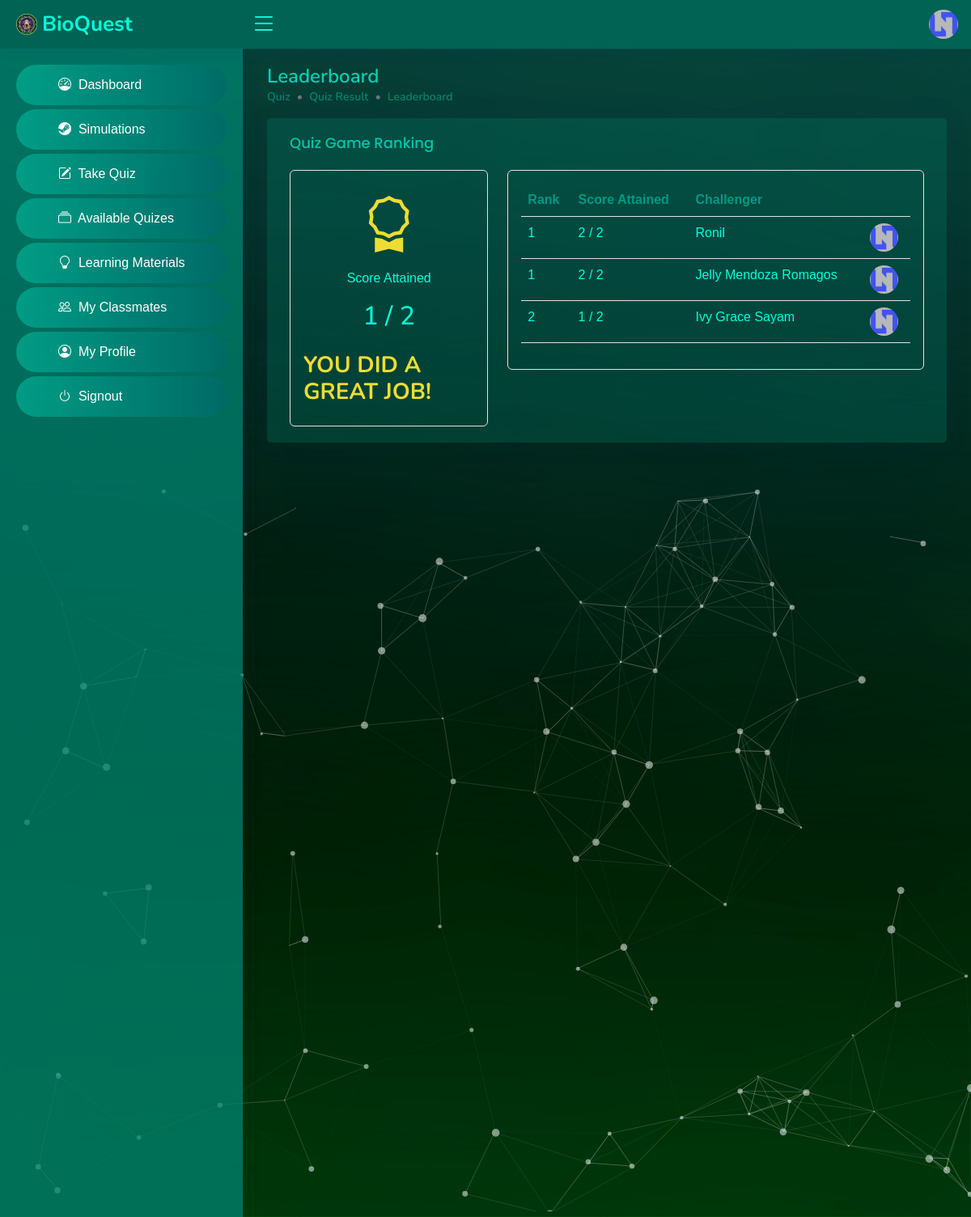
The page /student/quiz-leaderboard.php?room_number=111 (signed in) on the database its author committed.
### tables this page shows
CREATE TABLE IF NOT EXISTS `tbl_student` (
  `id` int NOT NULL AUTO_INCREMENT,
  `email` varchar(50) NOT NULL,
  `student_id` varchar(50) NOT NULL,
  `password` varchar(50) NOT NULL,
  `firstname` varchar(50) NOT NULL,
  `middlename` varchar(50) NOT NULL,
  `lastname` varchar(50) NOT NULL,
  `year_level` int NOT NULL,
  `section` int NOT NULL,
  `img_url` varchar(50) NOT NULL,
  `created_at` varchar(50) NOT NULL,
  PRIMARY KEY (`id`),
  KEY `year_level` (`year_level`),
  KEY `section` (`section`),
  KEY `section_2` (`section`)
);

CREATE TABLE IF NOT EXISTS `tbl_quiz_ranking` (
  `id` int NOT NULL AUTO_INCREMENT,
  `room_number` int NOT NULL,
  `score` int NOT NULL,
  `student_id` int NOT NULL,
  `img_url` varchar(50) NOT NULL,
  PRIMARY KEY (`id`)
);

### student/quiz-leaderboard.php (the view, shortened to what this page needs)
<?php
include('../database-connection.php');
if (isset($_SESSION['id'])) {
    $student_id = $_SESSION['id'];
    $room_number = $_GET['room_number'];
?>
    <!DOCTYPE html>
    <html lang="en">
    <head>
        <?php include '../other-includes/head.php' ?>
    </head>
    <body>
        <?php include 'top-nav.php' ?>
        <?php include 'side-nav.php' ?>
        <div id="start">
            <div id="particles-js">
                <main id="main" class="main">
                    <div class="pagetitle">
                        <h1>Leaderboard</h1>
                        <nav style="--bs-breadcrumb-divider: '•';">
                            <ol class="breadcrumb">
                                <li class="breadcrumb-item">Quiz</li>
                                <li class="breadcrumb-item">Quiz Result</li>
                                <li class="breadcrumb-item">Leaderboard</li>
                            </ol>
                        </nav>
                    </div>
                    <section class="section dashboard">
                        <div class="row">
                            <div class="col-lg-12">
                                <div class="card px-2">
                                    <div class="card-body">
                                        <h5 class="card-title">Quiz Game Ranking</h5>
                                        <div class="row">
                                            <div class="col-lg-4">
                                                <div class="d-flex flex-column border rounded p-3">
                                                    <?php
                                                    $stmt = $conn->prepare(' SELECT * FROM tbl_quiz_student WHERE room_number = ? AND student_id = ? ORDER BY item_number ASC');
                                                    $stmt->bind_param('ii', $room_number, $student_id);
                                                    $stmt->execute();
                                                    $result = $stmt->get_result();
                                                    while ($rows = $result->fetch_assoc()) {
                                                        $correct_answer = $rows['correct_answer'];
                                                        $student_answer = $rows['student_answer'];
                                                        $total_items = mysqli_num_rows($result);
                                                        if ($student_answer !== '' && $student_answer === $correct_answer) {
                                                            $score += 1;
                                                        } else {
                                                            $score += 0;
                                                        }
                                                    }
                                                    $passing_score = $total_items / 2;
                                                    if ($score === $total_items) {
                                                        echo '
                                                        <div class="d-flex flex-column align-items-center">
                                                            <i class="bi bi-trophy-fill" style="font-size: 70px; color: #eddd33;"></i>
                                                            <p>Score Attained</p>
                                                            <h2>' . $score . ' / ' . $total_items . '</h2>
                                                            <h3 class="mt-3" style="color: #eddd33;">
                                                                <strong>[ P E R F E C T ]</strong>
                                                            </h3>
                                                        </div>';
                                                    } else {
                                                        echo '
                                                            <div class="d-flex flex-column align-items-center">
                                                                <i class="bi bi-award" style="font-size: 70px; color: #eddd33;"></i>
                                                                <p>Score Attained</p>
                                                                <h2>' . $score . ' / ' . $total_items . '</h2>
                                                                <h3 class="mt-3" style="color: #eddd33  ;">
                                                                    <strong>YOU DID A GREAT JOB!</strong>
                                                                </h3>
                                                            </div> ';
                                                    }
                                                    ?>
                                                </div>
                                            </div>
                                            <div class="col-lg-8">
                                                <div class="border rounded p-3">
                                                    <div class="table-responsive">
                                                        <table class="table">
                                                            <thead>
                                                                <tr>
                                                                    <th>Rank</th>
                                                                    <th>Score Attained</th>
                                                                    <th>Challenger</th>
                                                                    <th></th>
                                                                </tr>
                                                            </thead>
                                                            <tbody>
                                                                <?php
                                                                $stmt = $conn->prepare('SELECT
                                                                tbl_quiz_ranking.img_url,
                                                                tbl_quiz_ranking.student_id,
                                                                tbl_quiz_ranking.room_number,
                                                                tbl_quiz_ranking.score,
                                                                tbl_student.firstname,
                                                                tbl_student.middlename,
                                                                tbl_student.lastname
                                                                FROM tbl_quiz_ranking
                                                                INNER JOIN tbl_student ON tbl_quiz_ranking.student_id = tbl_student.id
                                                                WHERE tbl_quiz_ranking.room_number = ?
                                                                ORDER BY tbl_quiz_ranking.score DESC ');
                                                                $stmt->bind_param('i', $room_number);
                                                                $stmt->execute();
                                                                $result = $stmt->get_result();
                                                                $rank = 0;
                                                                $prevRank = 0;
                                                                $prevScore = PHP_INT_MAX;
                                                                while ($row = $result->fetch_assoc()) {
                                                                    $img_url = $row['img_url'];
                                                                    $firstname = $row['firstname'];
                                                                    $middlename = $row['middlename'];
                                                                    $lastname = $row['lastname'];
                                                                    $score = $row['score'];
                                                                    if ($score < $prevScore) {
                                                                        $rank = $prevRank + 1;
                                                                    }
                                                                    echo '<tr>
                                                                            <td>' . $rank . '</td>
                                                                            <td>' . $score . " / " . $total_items . '</td>
                                                                            <td>' . $firstname . " " . $middlename . " " . $lastname . '</td>
                                                                            <td>
                                                                                <img src="../assets/img/profiles/' . $img_url . '" style="width: 35px; height: 35px; border-radius: 50%;" alt="Challenger Profile" />
                                                                            </td>
                                                                        </tr>';
                                                                    $prevRank = $rank;
                                                                    $prevScore = $score;
                                                                }
                                                                ?>
                                                            </tbody>
                                                        </table>
                                                    </div>
                                                </div>
                                            </div>
                                        </div>
                                    </div>
                                </div>
                            </div>
                        </div>
                    </section>
                </main>
            </div>
        </div>
    </body>
    </html>
<?php
} else {
    header("Location: ../index.php");
}

### student/top-nav.php (shortened to what this page needs)
<?php
include '../database-connection.php';
$stmt = $conn->prepare(' SELECT * FROM tbl_student WHERE id = ? ');
$stmt->bind_param('i', $_SESSION['id']);
$stmt->execute();
$result = $stmt->get_result();
$row = $result->fetch_assoc();
$img_url = $row['img_url'];
?>
<header id="header" class="header fixed-top d-flex align-items-center">
    <div class="d-flex align-items-center justify-content-between">
        <a href="student-dashboard.php" class="logo d-flex align-items-center">
            <img src="../assets/img/logo.png" alt="">
            <span class="d-none d-lg-block">BioQuest</span>
        </a>
        <i class="bi bi-list toggle-sidebar-btn"></i>
    </div>
    <nav class="header-nav ms-auto">
        <ul class="d-flex align-items-center">
            <li class="nav-item dropdown pe-3">
                <a class="nav-link nav-profile d-flex align-items-center pe-0" href="#" data-bs-toggle="dropdown">
                    <img src="../assets/img/profiles/<?php echo $img_url ?>" alt="Profile" class="rounded-circle">
                </a>
            </li>
        </ul>
    </nav>
</header>

### student/assets/css/style.css (style rules this page uses)
:root { --primary-color: #00c2a5; --secondary-color: #004b40; scroll-behavior: smooth; }
body { color: #444444; margin: 0; font-family: 'Source Sans Pro', sans-serif; background: #000; }
a { color: #4154f1; text-decoration: none; }
h1, h2, h3, h4, h5, h6 { font-family: "Nunito", sans-serif; }
#main { margin-top: 60px; padding: 20px 30px; transition: all 0.3s; }
.pagetitle { margin-bottom: 10px; }
.pagetitle h1 { font-size: 24px; margin-bottom: 0; font-weight: 600; color: #00d3b3; }
.card { margin-bottom: 30px; border: none; border-radius: 5px; box-shadow: 0px 0 30px rgba(1, 41, 112, 0.1); background-color: #007b684c; }
.card-title { padding: 20px 0 15px 0; font-size: 18px; font-weight: 500; color: #00c6a8; font-family: "Poppins", sans-serif; }
.card-body { padding: 0 20px 20px 20px; }
.breadcrumb { font-size: 14px; font-family: "Nunito", sans-serif; color: #899bbd; font-weight: 600; }
.breadcrumb .breadcrumb-item { color: #00debd72; }
.logo { line-height: 1; }
@media (min-width: 1200px) { .logo { width: 280px; } }
.logo img { max-height: 26px; margin-right: 6px; }
.logo span { font-size: 26px; font-weight: 700; color: #00ffd9; font-family: "Nunito", sans-serif; }
.header { transition: all 0.5s; z-index: 997; height: 60px; box-shadow: 0px 2px 20px rgba(1, 41, 112, 0.1); background-color: #008672bd; padding-left: 20px; }
.header .toggle-sidebar-btn { font-size: 32px; padding-left: 10px; cursor: pointer; color: #00ffd9; }
.header-nav ul { list-style: none; }
.header-nav>ul { margin: 0; padding: 0; }
.header-nav .nav-profile { color: #00ffd9; }
.header-nav .nav-profile img { max-height: 36px; }
@media (min-width: 1200px) { #main, #footer { margin-left: 300px; } }
.dashboard p, .dashboard h2, .dashboard h3, table th, table td, #timer { color: #00ffd9; }
table th { color: #009982; }
#start { background: url(../images/bg1.jpg) no-repeat; background-size: cover; -webkit-background-size: cover; -moz-background-size: cover; -o-background-size: cover; -ms-background-size: cover; background-attachment: fixed; position: relative; }
#particles-js { width: 100%; background-image: url('../../images/bg1.jpg'); background-size: cover; background-position: 50% 50%; background-repeat: no-repeat; }

### rows shown on the page
tbl_student: img_url (placeholder picture)
tbl_quiz_ranking: rank "1", score "2", total_items "2", student.firstname "Ronil", img_url (placeholder picture)
tbl_quiz_ranking: rank "1", score "2", total_items "2", student.firstname "Jelly", student.middlename "Mendoza", student.lastname "Romagos", img_url (placeholder picture)
tbl_quiz_ranking: rank "2", score "1", total_items "2", student.firstname "Ivy Grace", student.lastname "Sayam", img_url (placeholder picture)

### other values the page prints
$score "1"
$total_items "2"
